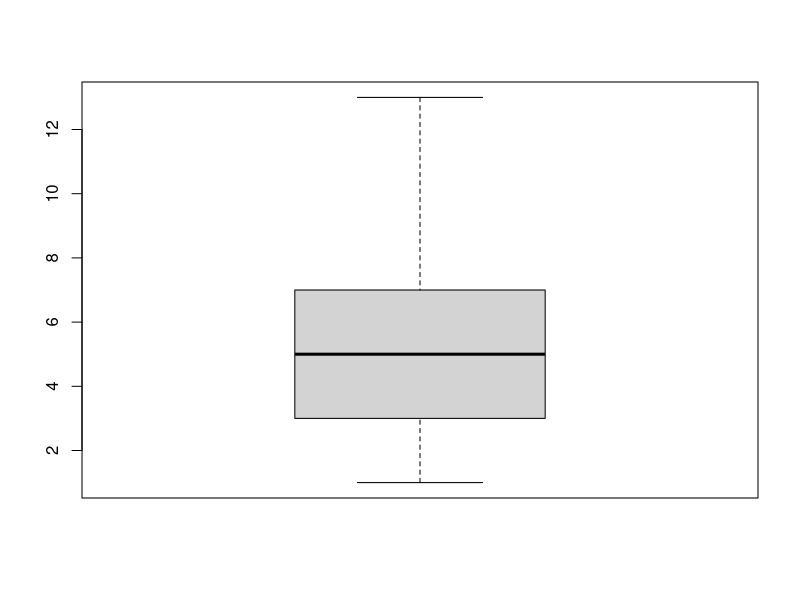

This figure's R source:

# Creating the Data
# in the console write x=c(1:99, 151)
# length(x)
# find number in position x[100] will return 151

# if you want a range in the data x[11:15]

# find quartiles
# q1=median(x[1:50])
# q3=median(x[51:100])

# iqr
# i = q3-q1

# whisker left
# w1=q1-1.5*i

# whisker right
# wr=q3+1.5*i


# boxplot(x)
# boxplot(x, horizontal=TRUE)

w=c(1,2,3,4,5,6,7,8,13)
boxplot(w)
# q1 = 3    you can type q1t=median(w[1:5])
# q3 = 7    you can type q1t2=median(w[5:9])
# i=q3-q1   answer is 4
# w1=q1-1.5*i   answer is -3
# wr=q3+1.5*i   answer is 13


# Boxplot example 2
# in the console type:
# w=c(1,2,3,4,5,6,7,8,14)
# boxplot(w, horizontal=TRUE)



# NEVER use the comment summary(x) and quantile(x) and dont use IQR this is wrong!! 
# use the regular mean, median etc


# Example 3 
# using the data mtcars$wt
# x=sort(mtcars$wt)
# length(mtcars$wt)
# q1=median(x[1:16])
# q2=median(x[17:32])
# i = q2-q1
# wl=q1-1.5*i
# wr=q2+1.5*i
# boxplot(x, horizontal = TRUE)

# Example 4
# x=sort(mtcars$qsec)
# length(mtcars$qsec)
# q1=median(x[1:16])
# q3=median(x[17:32])
# i = q3-q1
# wl=q1-1.5*i
# wr=q3+1.5*i
# boxplot(x, horizontal = TRUE)

# What are the outliers for Rape? Alaska and Nevada
#boxplot(USArrests$Rape, horizontal =TRUE)
#x=USArrests$Rape
# sort(x)
# View(USArrests)

